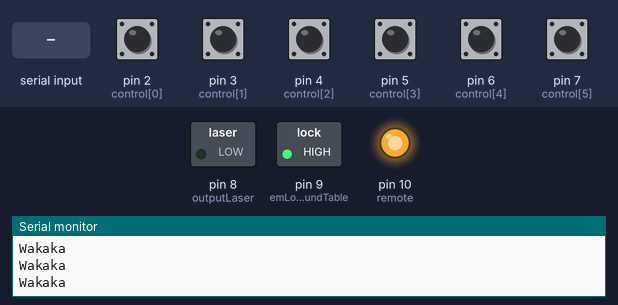
Recording of a sketch running on a simulated Arduino Uno, built with avr-gcc and run on an emulated ATmega328P. On the bench: switched loads named in the sketch (green lamp = pin HIGH), output pins drawn as LEDs (lit = HIGH), the last lines printed to the serial monitor. The inputs (shaded band) are chosen by the test bench; at power-on: pin 2 (control[0]), pin 3 (control[1]), pin 4 (control[2]), pin 5 (control[3]), pin 6 (control[4]), pin 7 (control[5]) HIGH.

Above: at 1.2 s.
1.3 s: pin 2 (control[0]) pulled LOW for 0.15 s
At 1.37 s:
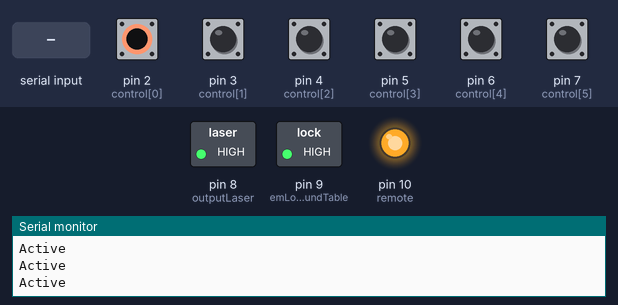
2.9 s: "A" received over Serial
At 4.0 s:
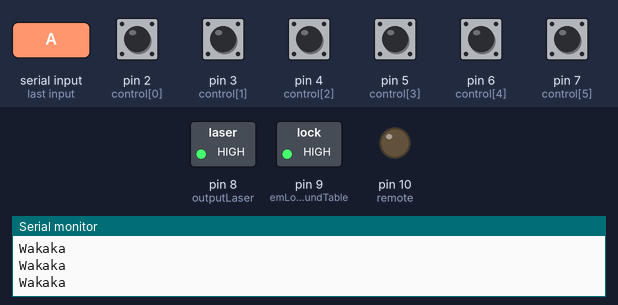
4.4 s: "E" received over Serial
At 5.1 s:
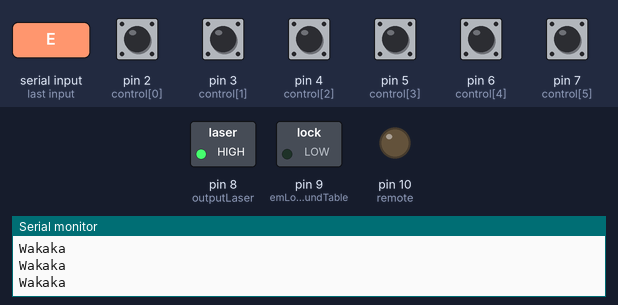
5.9 s: "S" received over Serial
At 6.3 s:
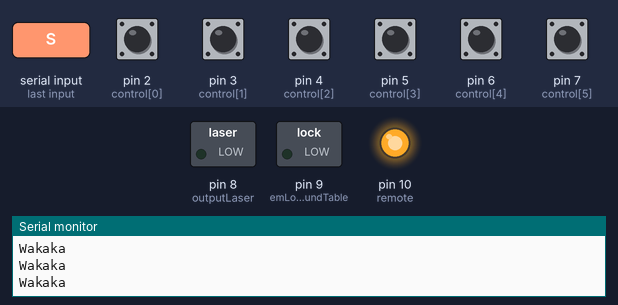
Timing chart, 0 to 8.9 s (numbered marks = the images above; inputs shaded):
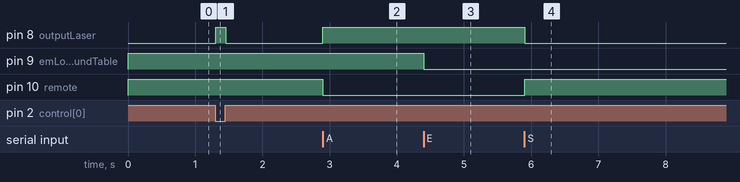

The sketch:

Round_Table.ino
```cpp
/****************************************************************************************
 * Wakaka Studio 2017
 * Author: iLYuSha Dawa-mumu Wakaka Kocmocovich Kocmocki KocmocA
 * Project:: 0escape Medieval - Round Table
 * Tools: Unity 5/C# + Arduino/C++
 * Last Updated: 2017/11/2
 ****************************************************************************************/
#define LASER 0
#define ARTHUR 1
#define LANCELOT 2
#define ECTOR 3
#define GALAHAD 4
#define TRISTAN 5
#define NUMBER_CONTROL 6
/* Input */
const int control[NUMBER_CONTROL] = {2,3,4,5,6,7};
/* Output */
const int outputLaser = 8;
const int emLockRoundTable = 9;
const int remote = 10;
/* Retained Variable */
int valueControl[NUMBER_CONTROL];
unsigned long lateTime;
boolean active = false;
boolean start = false;
char msgUnity;
void setup()
{
    Serial.begin(9600);
    for (int i = 0;i<NUMBER_CONTROL;i++)
    {
      pinMode(control[i],INPUT_PULLUP);
    }
    pinMode(outputLaser,OUTPUT);
    pinMode(emLockRoundTable,OUTPUT);
    pinMode(remote,OUTPUT);
    digitalWrite(outputLaser,HIGH);
    digitalWrite(emLockRoundTable,HIGH);
    digitalWrite(remote,HIGH);
    Serial.println("Round Table 2017/10/25 iLYuSha Wakaka KocmocA");
}
void loop()
{
    /* 溝通檢查 */
    if((millis()-lateTime)>100)
    {
        Serial.println("Wakaka");
        lateTime = millis();
    }
    /* Input訊號 */
    for(int k = 0 ; k < NUMBER_CONTROL ; k++)
    {
      valueControl[k] = Digital2Value(valueControl[k], digitalRead(control[k]));
    }
    /* Unity訊號 */
     msgUnity = Serial.read();
    if(msgUnity == 'R')
        Reset();
    if(msgUnity == 'A')
        Active();
    if(msgUnity == 'S')
        Start();
    if(msgUnity == 'E')
        End();

    if(!start)
    {
        if(!active)
        {
            if(valueControl[LASER] >= 100)
            {
                digitalWrite(outputLaser,HIGH);
                Serial.println("Active");
            }
            else
                digitalWrite(outputLaser,LOW);
        }
        else
            digitalWrite(outputLaser,HIGH);
    }
    else
    {
        digitalWrite(outputLaser,LOW);

        if(valueControl[ARTHUR] >= 1 && valueControl[LANCELOT] >= 1)
          Serial.println("1");
        else if(valueControl[LANCELOT] >= 1 && valueControl[ECTOR] >= 1)
          Serial.println("2");
        else if(valueControl[ECTOR] >= 1 && valueControl[GALAHAD] >= 1)
          Serial.println("3");
        else if(valueControl[GALAHAD] >= 1 && valueControl[TRISTAN] >= 1)
          Serial.println("4");
        else if(valueControl[TRISTAN] >= 1 && valueControl[ARTHUR] >= 1)
          Serial.println("5");
        else if(valueControl[ARTHUR] >= 1 && valueControl[ECTOR] >= 1)
          Serial.println("6");
        else if(valueControl[ECTOR] >= 1 && valueControl[TRISTAN] >= 1)
          Serial.println("7");
        else if(valueControl[TRISTAN] >= 1 && valueControl[LANCELOT] >= 1)
          Serial.println("8");
        else if(valueControl[LANCELOT] >= 1 && valueControl[GALAHAD] >= 1)
          Serial.println("9");
        else if(valueControl[GALAHAD] >= 1 && valueControl[ARTHUR] >= 1)
          Serial.println("10");

        if (valueControl[ARTHUR] >= 1)
            Serial.println("ARTHUR");
        if (valueControl[LANCELOT] >= 1)
            Serial.println("LANCELOT");
        if (valueControl[ECTOR] >= 1)
            Serial.println("ECTOR");
        if (valueControl[GALAHAD] >= 1)
            Serial.println("GALAHAD");
        if (valueControl[TRISTAN] >= 1)
            Serial.println("TRISTAN");
    }
}
/*********************** 觸發機制判斷經驗規則 ************************
 *  1. 僅觸發一次使用 value > 0 判斷
 *  2. 單次觸發使用 value == durationLimit 判斷 (durationLimit > 1)
 *  3. 連續觸發使用 value >= durationLimit 判斷 (durationLimit > 1)
 *  4. 多組Arduino輸入(durationLimit > 30)
**********************************************************************/
int Digital2Value(int value, int digital)
{
    digital == 0 ? value++ : value = 0;
    return value;
}
void Reset()
{
    active = false;
    start = false;
    digitalWrite(outputLaser,HIGH);
    digitalWrite(emLockRoundTable,HIGH);
    digitalWrite(remote,HIGH);
    Serial.println("ResetFeedback");
}
void Active()
{
    active =true;
    Serial.println("ActiveFeedback");
    Darkness();
}
void Start()
{
    start = true;
    Serial.println("StartFeedback");
    Brightness();
}
void End()
{
    digitalWrite(emLockRoundTable,LOW);
    Serial.println("EndFeedback");
}
void Darkness()
{
    digitalWrite(remote,LOW);
}
void Brightness()
{
    digitalWrite(remote,HIGH);
}
```

Measured:
- after the input at 1.3 s, pin 8 (outputLaser): LOW → HIGH at once, → LOW 0.15 s later
- after the input at 2.9 s, pin 8 (outputLaser): LOW → HIGH at once; pin 10 (remote): HIGH → LOW at once
- after the input at 4.4 s, pin 9 (emLockRoundTable): HIGH → LOW at once
- after the input at 5.9 s, pin 8 (outputLaser): HIGH → LOW at once; pin 10 (remote): LOW → HIGH at once
